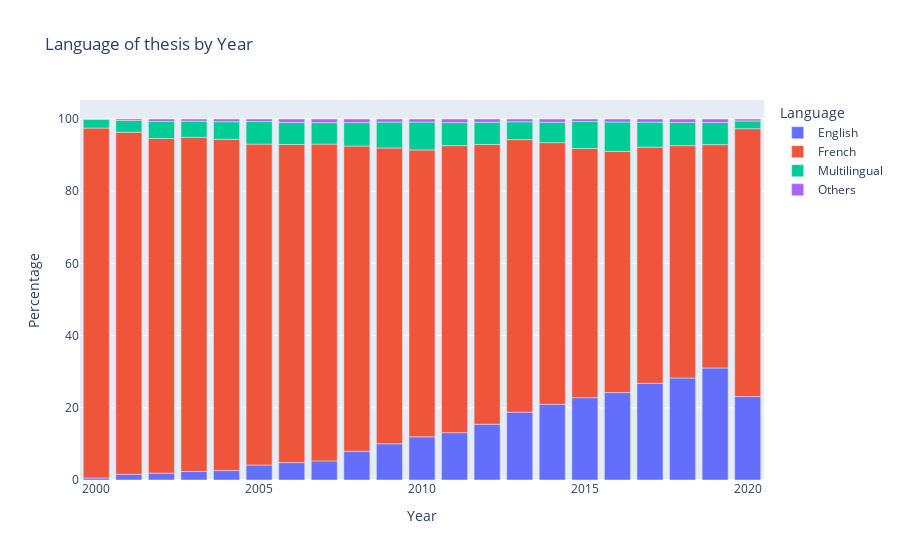

The code cell stored with this chart in its notebook:
### Code cell
fig = px.bar(df_lang, x="Year", y="Percentage", color="Language", title="Language of thesis by Year")
fig.write_image("plots/language_by_year.png")
fig.show()

### Figure 1 — Plotly figure (JSON) as saved in the notebook; plotly's stock layout.template omitted (floating-point values rounded to 4 significant figures)
{"data": [{"alignmentgroup": "True", "hovertemplate": "Language=English<br>Year=%{x}<br>Percentage=%{y}<extra></extra>", "legendgroup": "English", "marker": {"color": "#636efa", "pattern": {"shape": ""}}, "name": "English", "offsetgroup": "English", "orientation": "v", "showlegend": true, "textposition": "auto", "type": "bar", "x": [2000, 2001, 2002, 2003, 2004, 2005, 2006, 2007, 2008, 2009, 2010, 2011, 2012, 2013, 2014, 2015, 2016, 2017, 2018, 2019, 2020], "xaxis": "x", "y": [0.565, 1.581, 1.893, 2.354, 2.615, 4.154, 4.823, 5.296, 7.976, 10.03, 11.96, 13.11, 15.45, 18.8, 20.97, 22.82, 24.21, 26.77, 28.26, 31.04, 23.12], "yaxis": "y"}, {"alignmentgroup": "True", "hovertemplate": "Language=French<br>Year=%{x}<br>Percentage=%{y}<extra></extra>", "legendgroup": "French", "marker": {"color": "#EF553B", "pattern": {"shape": ""}}, "name": "French", "offsetgroup": "French", "orientation": "v", "showlegend": true, "textposition": "auto", "type": "bar", "x": [2000, 2001, 2002, 2003, 2004, 2005, 2006, 2007, 2008, 2009, 2010, 2011, 2012, 2013, 2014, 2015, 2016, 2017, 2018, 2019, 2020], "xaxis": "x", "y": [96.92, 94.77, 92.72, 92.57, 91.78, 88.89, 88.12, 87.75, 84.53, 81.95, 79.47, 79.51, 77.49, 75.48, 72.48, 69.0, 66.81, 65.43, 64.35, 61.85, 74.19], "yaxis": "y"}, {"alignmentgroup": "True", "hovertemplate": "Language=Multilingual<br>Year=%{x}<br>Percentage=%{y}<extra></extra>", "legendgroup": "Multilingual", "marker": {"color": "#00cc96", "pattern": {"shape": ""}}, "name": "Multilingual", "offsetgroup": "Multilingual", "orientation": "v", "showlegend": true, "textposition": "auto", "type": "bar", "x": [2000, 2001, 2002, 2003, 2004, 2005, 2006, 2007, 2008, 2009, 2010, 2011, 2012, 2013, 2014, 2015, 2016, 2017, 2018, 2019, 2020], "xaxis": "x", "y": [2.39, 3.236, 4.683, 4.464, 4.858, 6.254, 6.105, 5.959, 6.493, 7.166, 7.726, 6.388, 6.161, 4.955, 5.626, 7.488, 8.144, 6.929, 6.438, 6.136, 2.151], "yaxis": "y"}, {"alignmentgroup": "True", "hovertemplate": "Language=Others<br>Year=%{x}<br>Percentage=%{y}<extra></extra>", "legendgroup": "Others", "marker": {"color": "#ab63fa", "pattern": {"shape": ""}}, "name": "Others", "offsetgroup": "Others", "orientation": "v", "showlegend": true, "textposition": "auto", "type": "bar", "x": [2000, 2001, 2002, 2003, 2004, 2005, 2006, 2007, 2008, 2009, 2010, 2011, 2012, 2013, 2014, 2015, 2016, 2017, 2018, 2019, 2020], "xaxis": "x", "y": [0.1297, 0.4138, 0.7057, 0.6115, 0.7444, 0.7034, 0.9519, 0.999, 0.997, 0.8569, 0.8439, 0.9942, 0.9023, 0.7617, 0.9177, 0.6924, 0.8371, 0.8761, 0.9479, 0.9694, 0.5376], "yaxis": "y"}], "layout": {"barmode": "relative", "legend": {"title": {"text": "Language"}, "tracegroupgap": 0}, "title": {"text": "Language of thesis by Year"}, "xaxis": {"anchor": "y", "domain": [0, 1], "title": {"text": "Year"}}, "yaxis": {"anchor": "x", "domain": [0, 1], "title": {"text": "Percentage"}}}}
